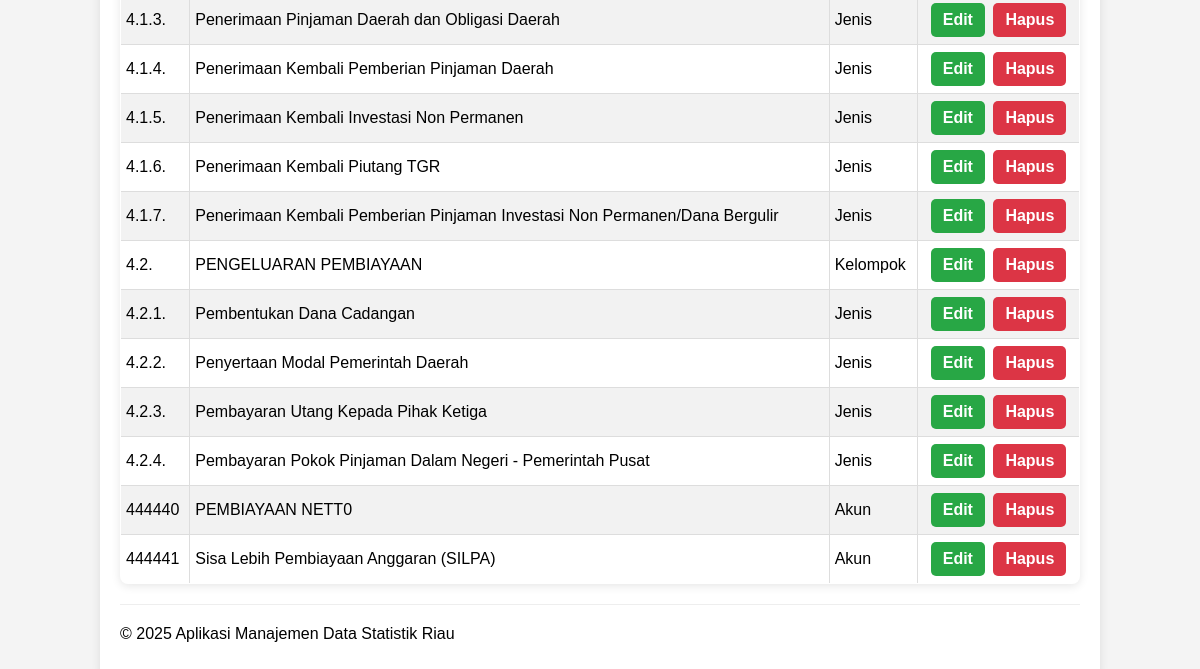
/lkpd-kode-catatan/read.php (lower part), run on an earlier commit of the app's database.
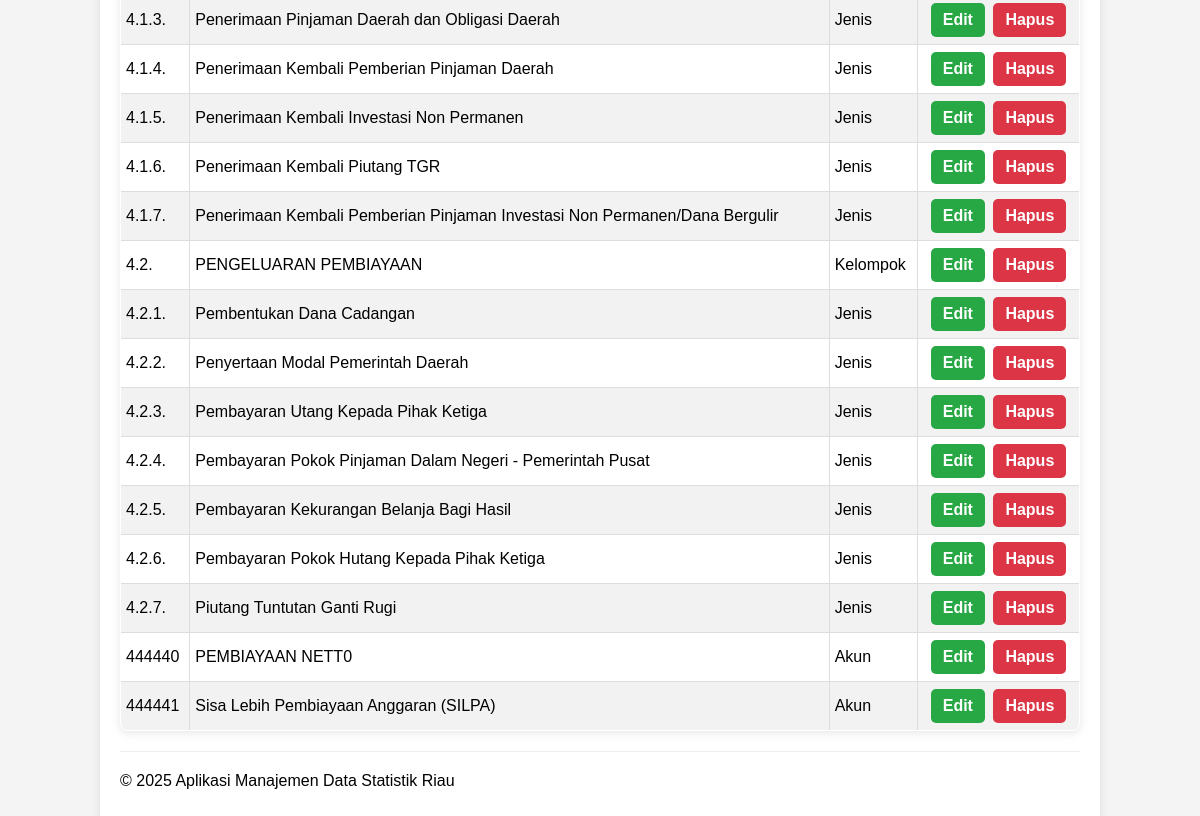
And on a later commit of the database.
### tables this page shows
CREATE TABLE `kode_catatan` (
  `id` int(5) NOT NULL,
  `kode_catatan` varchar(255) DEFAULT NULL,
  `uraian` varchar(1024) DEFAULT NULL,
  `id_kode_level` int(2) DEFAULT NULL
);

CREATE TABLE `kode_level` (
  `id` int(11) NOT NULL,
  `nama_level` varchar(255) DEFAULT NULL,
  `akronim` varchar(255) DEFAULT NULL
);

### lkpd-kode-catatan/read.php (the view, shortened to what this page needs)
<?php
include '../config/database.php';
include '../templates/header.php';
$sql = "SELECT kc.id, kc.kode_catatan, kc.uraian, kl.nama_level
        FROM kode_catatan kc
        INNER JOIN kode_level kl
        ON kc.id_kode_level = kl.id
        ORDER BY kc.kode_catatan ASC";
$result = $conn->query($sql);
?>
<?php
if ($result->num_rows > 0):
?>
    <table>
        <tbody>
            <?php
            while ($row = $result->fetch_assoc()):
            ?>
                <tr>
                    <td><?php echo htmlspecialchars($row['kode_catatan']); ?></td>
                    <td><?php echo htmlspecialchars($row['uraian']); ?></td>
                    <td><?php echo htmlspecialchars($row['nama_level']); ?></td>
                    <td class="actions">
                        <a href="update.php?id=<?php echo htmlspecialchars($row['id']); ?>" class="edit">Edit</a>
                        <a href="delete.php?id=<?php echo htmlspecialchars($row['id']); ?>" class="delete" onclick="return confirm('Apakah Anda yakin ingin menghapus data ini?')">Hapus</a>
                    </td>
                </tr>
            <?php endwhile; ?>
        </tbody>
    </table>
<?php else: ?>
    <p>Belum ada data.</p>
<?php endif; ?>
<?php
include '../templates/footer.php';
?>

What changed in the data, as far as the page shows it:
added kode_catatan: kode_catatan "4.2.5.", uraian "Pembayaran Kekurangan Belanja Bagi Hasil", id_kode_level.nama_level "Jenis"
added kode_catatan: kode_catatan "4.2.6.", uraian "Pembayaran Pokok Hutang Kepada Pihak Ketiga", id_kode_level.nama_level "Jenis"
added kode_catatan: kode_catatan "4.2.7.", uraian "Piutang Tuntutan Ganti Rugi", id_kode_level.nama_level "Jenis"
